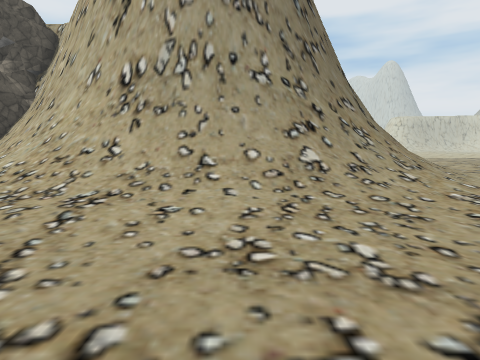
view 1 (above)

16 first-person views from a walk through a Unity game level. The camera is 1.3 m above the floor, tilts 6° down and sees 75° across. The floor is counted in squares, 2 m on a side. Each view is taken from the middle of a square. On the plan, view 1 faces up. The plan holds only what a view shows up to about 10 squares ahead; the rest is blank. The place goes on beyond the plan. The player is left out. Some surface patterns are stand-ins.

view 2
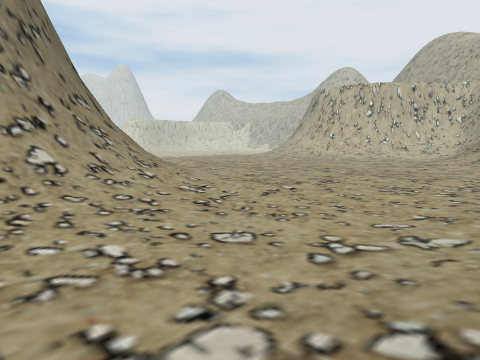

view 3
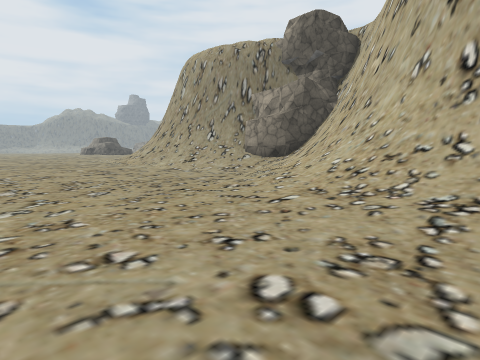

view 4
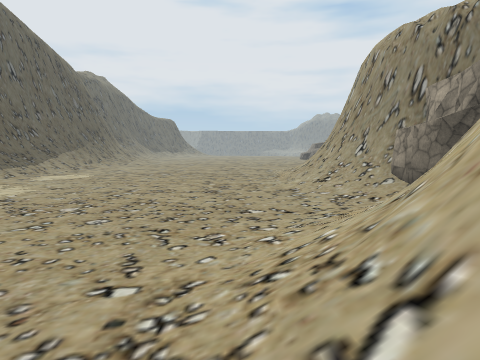

view 5
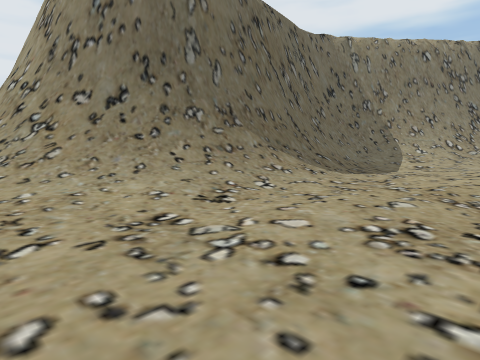

view 6
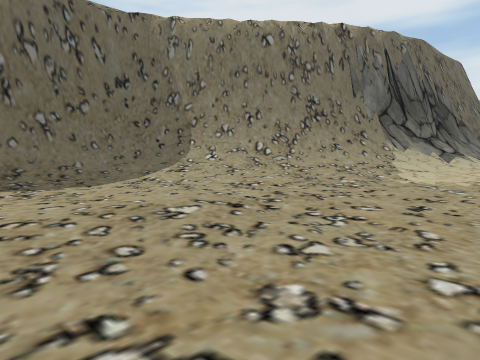

view 7
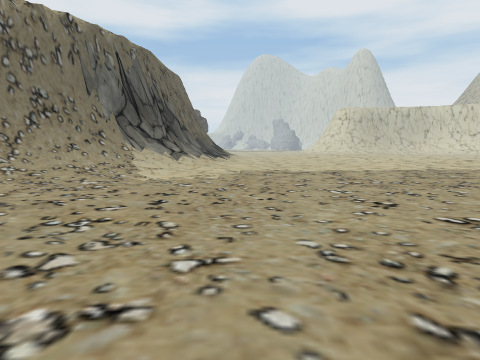

view 8
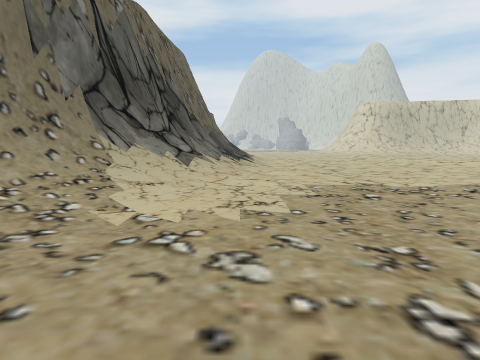

view 9
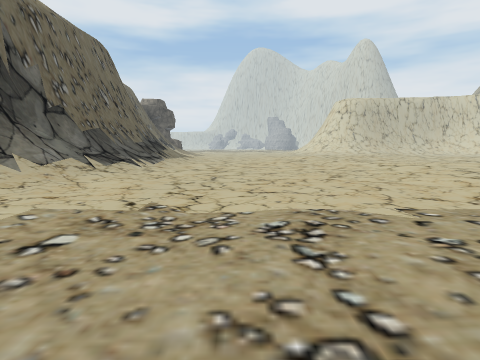

view 10
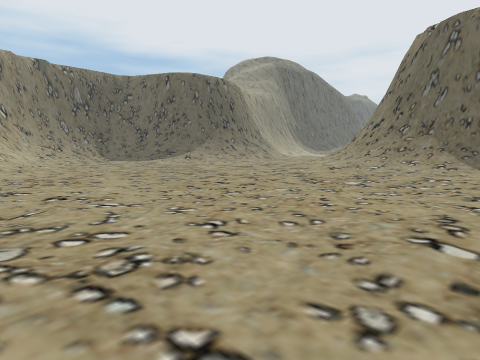

view 11
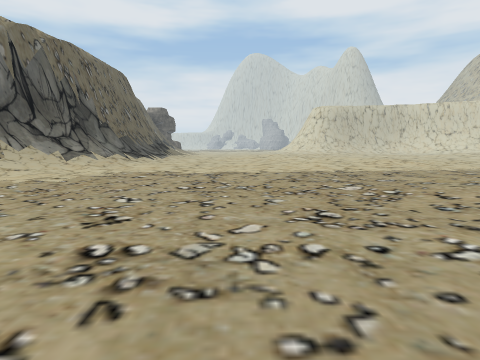

view 12
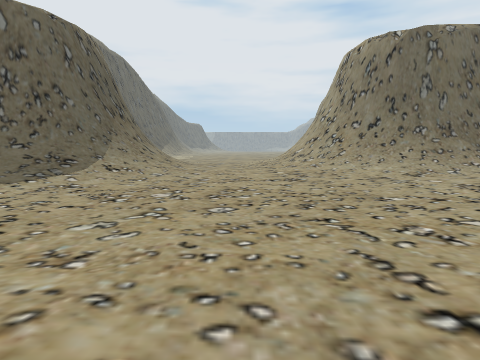

view 13
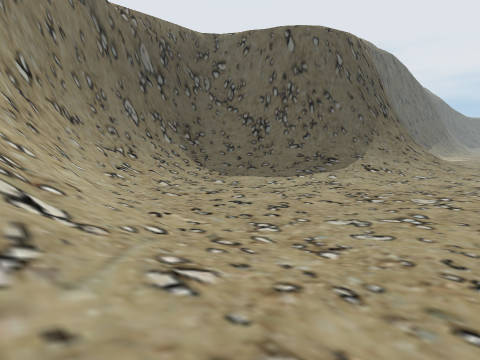

view 14
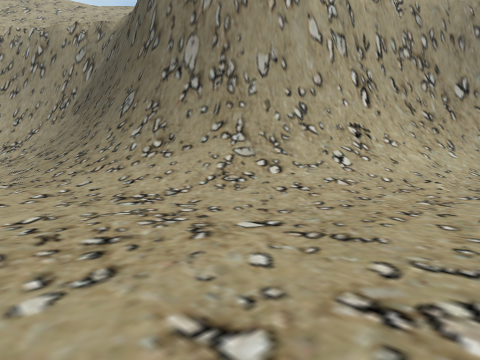

view 15
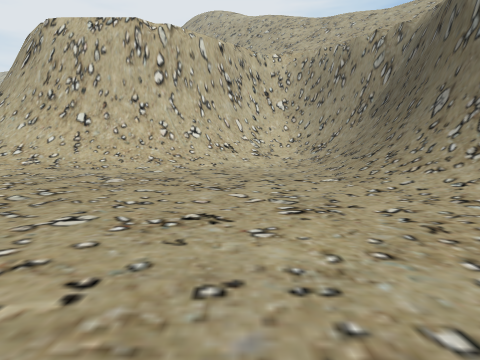

view 16
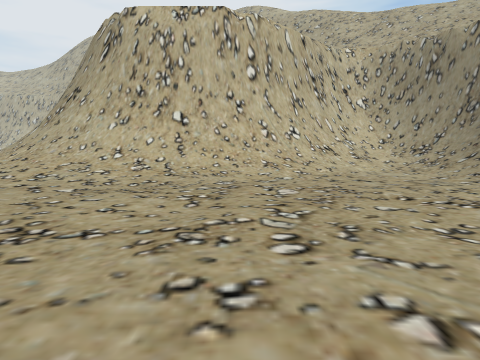

### Floor plan
Key: @ floor where view 1 was taken; # wall or solid block; . main floor; : floor 0.25 m higher than the main floor; - floor 0.25 m lower than the main floor; / step, stairs or slope; = window, fence, low wall or low ledge.
Columns run from 11 left of view 1 to 21 right of it. Each row starts with its distance up from view 1.
 26                     #//.....::
 25                    ##//......:
 24                    ##/......::
 23                    #=/......::
 22                   ##//......::
 21                   ##//......:.:..
 20                  ##///...........
 19                  ##//...........
 18                 ##///..........
 17                ##///........../
 16               ##=//........../ /=
 15               ##///..........//##
 14               #///..........///##
 13               #//:..........//##
 12               #/...:/.......//##
 11               ##/..:.-......//##
 10               ##/...........//##
  9               ##/...-......../##
  8 #######      ##//...-........//##
  7 ##////##     ##//..--.-...-..//##
  6 ////.//### ###///..-----....--//#
  5 -----///#####///..--------.-.-.//
  4 ------.////////..---------///////
  3 -------.//////...--------///////=
  2 ------------.-...------////######
  1 -------------....------//###
  0 ----------/@/////-..---/###
 -1 -----        /////.---//##
 -2 ----         ###///---//#
 -3 --             ##//////##
 -4                 ##////##
 -5                  #=/####
 -6                  #####

Where each view was taken, in squares from view 1:
view 1: 0 up, 0 right, facing up
view 2: 0 up, 0 right, facing up-right
view 3: 0 up, 1 left, facing up-left
view 4: 4 up, 1 left, facing left
view 5: 4 up, 8 right, facing up-left
view 6: 10 up, 11 right, facing up-left
view 7: 10 up, 11 right, facing up
view 8: 14 up, 10 right, facing up
view 9: 16 up, 13 right, facing up
view 10: 11 up, 14 right, facing down-left
view 11: 11 up, 14 right, facing up
view 12: 2 up, 13 right, facing left
view 13: 2 up, 13 right, facing down-left
view 14: 5 up, 10 right, facing down-right
view 15: 6 up, 10 right, facing right
view 16: 9 up, 11 right, facing right
